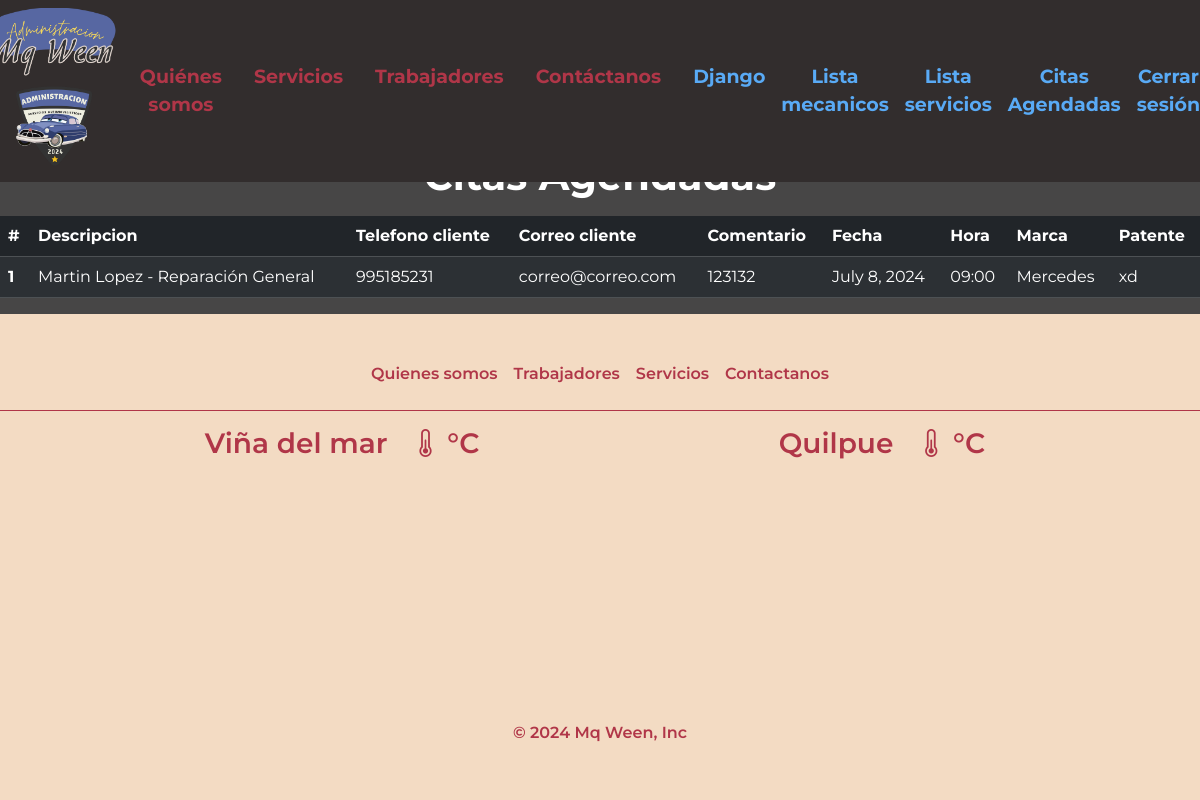
The app's page /citas_admin/ (signed in) with its own data.
### base/models.py (models this page shows, shortened)
class Cita(models.Model):
    id_cita = models.AutoField(primary_key=True)
    usuario = models.ForeignKey(settings.AUTH_USER_MODEL, on_delete=models.CASCADE, related_name='citas',null=True)
    servicio = models.ForeignKey(Servicio, on_delete=models.CASCADE)
    fecha = models.DateField()
    hora = models.CharField(max_length=50)
    marca = models.CharField(max_length=50,null=True)
    patente = models.CharField(max_length=50,null=True)
    comentario = models.TextField()
    creado = models.DateTimeField(auto_now_add=True)
    def __str__(self):
        usuario_info = "Unknown User"
        if self.usuario:
            cliente_user = self.usuario.cliente_user
            usuario_info = f"{cliente_user.nombre} {cliente_user.apellido}"
        return f"{usuario_info} - {self.servicio.nombre}"

class clienteUser(models.Model):
    user = models.OneToOneField(User, on_delete=models.CASCADE,related_name='cliente_user')
    nombre = models.CharField(max_length=100)
    apellido = models.CharField(max_length=100)
    correo = models.EmailField(max_length=254)
    telefono = models.CharField(max_length=20)
    ciudad = models.CharField(max_length=50)
    id_unico = models.AutoField(primary_key=True)

class Servicio(models.Model):
    id_servicio = models.AutoField(primary_key=True)
    nombre = models.CharField(max_length=50)
    precio = models.IntegerField(null=True,validators=[MaxValueValidator(9999999999)])
    descripcion = models.TextField()
    imagen = models.ImageField(upload_to='servicios', null=True, blank=True)

### base/views.py (the view)
# urls.py: path('citas_admin/', views.citas_admin, name='citas_admin'),
@login_required
@user_passes_test(is_superuser)
def citas_admin(request):
    citas = Cita.objects.filter()
    context = {
        "citas": citas,
        "soy_admin": soy_admin(request.user)
    }
    return render(request, 'base/citas_admin.html', context)

### base/views.py (called while the page is built)
def soy_admin(user):
    return user.is_authenticated and (user.is_staff or user.is_superuser)

def is_superuser(user):
    return user.is_superuser

### base/templates/base/citas_admin.html (shortened to what this page needs)
{% extends '../base.html' %}
{% load static %}
{% block content %}
<section style="height: 100%; margin-top: 5rem; background-color: var(--gris);">
    <div class="container mb-3 mt-5 pt-4 flex-column align-items-center justify-content-center">
        <div>
            <h1 class="mt-5 text-center fw-bold" style="color: var(--blanco);">Citas Agendadas</h1>
        </div>
    </div>
    <div class="table-responsive">
        <table class="table table-dark table-striped table-hover">
            <thead class="thead-dark">
                <tr>
                    <th scope="col">#</th>
                    <th scope="col">Descripcion</th>
                    <th scope="col">Telefono cliente</th>
                    <th scope="col">Correo cliente</th>
                    <th scope="col">Comentario</th>
                    <th scope="col">Fecha</th>
                    <th scope="col">Hora</th>
                    <th scope="col">Marca</th>
                    <th scope="col">Patente</th>
                </tr>
            </thead>
            <tbody>
                {% for Cita in citas %}
                    <tr>
                        <th scope="row">{{ Cita.id_cita }}</th>
                        <td>{{ Cita }}</td>
                        <td>{{ Cita.usuario.cliente_user.telefono }}</td>
                        <td>{{ Cita.usuario.cliente_user.correo }}</td>
                        <td>{{ Cita.comentario }}</td>
                        <td>{{ Cita.fecha }}</td>
                        <td>{{ Cita.hora }}</td>
                        <td>{{ Cita.marca }}</td>
                        <td>{{ Cita.patente }}</td>
                    </tr>
                {% endfor %}
            </tbody>
        </table>
    </div>
</section>
{% endblock %}

### base/static/css/base.css (style rules this page uses)
:root { --rojo: #b03648 !important; --gris: #474646 !important; --piel: #f3dbc3 !important; --amarillo: #dfdf96 !important; --purpura: #612CEE !important; --verde: #5FD315 !important; --celeste: #26CAC0 !important; --naranja: #FF7F50 !important; --azul: #59aaf5 !important; --rosa: #FF1493 !important; --blanco: #FFFFFF !important; --negro: #322D2D !important; --bs-body-bg: var(--piel) !important; }
html { font-size: 100%; box-sizing: border-box; }
*, *:before, *:after { box-sizing: inherit; }
* { box-sizing: border-box; text-decoration: none; margin: 0; padding: 0; font-family: 'Montserrat',sans-serif; }
body { margin: 0; background-color: var(--piel); }

### records on screen
Cita: id_cita "1", usuario+servicio "Martin Lopez - Reparación General", usuario.cliente_user.telefono "995185231", usuario.cliente_user.correo "correo@correo.com", comentario "123132", fecha "July 8, 2024", hora "09:00", marca "Mercedes", patente "xd"
